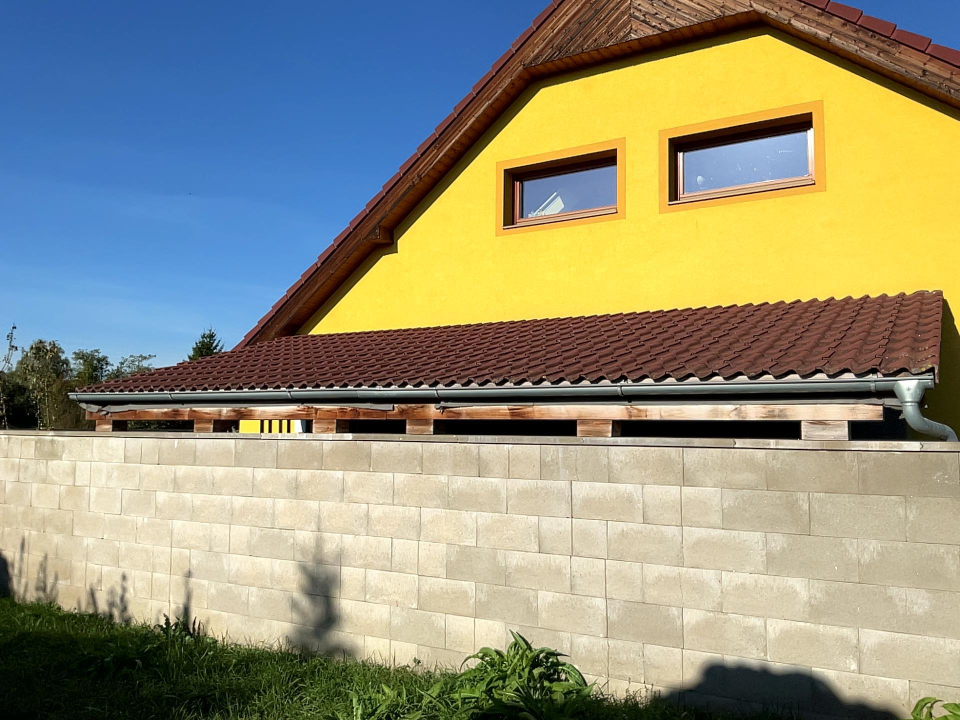
#> input picture demos/sky1.jpg, 1920 x 1440 px, found by its file name (shown at 1/2 size)
$ jupyter execute --allow-errors sky_detection.ipynb   (older library calls are emulated)
#> lines starting #> are read from the running program, lines starting #| are printed output that depends on the picture; after the words box and inside, x2 and y2 are one past the last pixel; in counts of white or black regions, pixels touching at a corner belong together
### demos/sky_filtering.py

import cv2
import numpy as np
from scipy import spatial


def make_mask(b, image):
    mask = np.zeros((image.shape[0], image.shape[1], 1), dtype=np.uint8)
    for xx, yy in enumerate(b):
        mask[yy:, xx] = 255

    return mask

def color_to_gradient(image):
    gray = cv2.cvtColor(image, cv2.COLOR_BGR2GRAY)
    return np.hypot(
        cv2.Sobel(gray, cv2.CV_64F, 1, 0),
        cv2.Sobel(gray, cv2.CV_64F, 0, 1)
    )

def energy(b_tmp, image):
    sky_mask = make_mask(b_tmp, image)

    ground = np.ma.array(
        image,
        mask=cv2.cvtColor(cv2.bitwise_not(sky_mask), cv2.COLOR_GRAY2BGR)
    ).compressed()
    sky = np.ma.array(
        image,
        mask=cv2.cvtColor(sky_mask, cv2.COLOR_GRAY2BGR)
    ).compressed()
    ground.shape = (ground.size//3, 3)
    sky.shape = (sky.size//3, 3)

    sigma_g, mu_g = cv2.calcCovarMatrix(
        ground,
        None,
        cv2.COVAR_NORMAL | cv2.COVAR_ROWS | cv2.COVAR_SCALE
    )
    sigma_s, mu_s = cv2.calcCovarMatrix(
        sky,
        None,
        cv2.COVAR_NORMAL | cv2.COVAR_ROWS | cv2.COVAR_SCALE
    )

    y = 2

    return 1 / (
        (y * np.linalg.det(sigma_s) + np.linalg.det(sigma_g)) +
        (y * np.linalg.det(np.linalg.eig(sigma_s)[1]) +
            np.linalg.det(np.linalg.eig(sigma_g)[1]))
    )

def calculate_border(grad, t):
    sky = np.full(grad.shape[1], grad.shape[0])

    for x in range(grad.shape[1]):
        border_pos = np.argmax(grad[:, x] > t)

        # argmax hax return 0 if nothing is > t
        if border_pos > 0:
            sky[x] = border_pos

    return sky

def calculate_border_optimal(image, thresh_min=5, thresh_max=600, search_step=5):
    grad = color_to_gradient(image)

    n = ((thresh_max - thresh_min) // search_step) + 1

    b_opt = None
    jn_max = 0

    for k in range(1, n + 1):
        t = thresh_min + ((thresh_max - thresh_min) // n - 1) * (k - 1)

        b_tmp = calculate_border(grad, t)
        jn = energy(b_tmp, image)

        if jn > jn_max:
            jn_max = jn
            b_opt = b_tmp

    return b_opt

def no_sky_region(bopt, thresh1, thresh2, thresh3):
    border_ave = np.average(bopt)
    asadsbp = np.average(np.absolute(np.diff(bopt)))

    return border_ave < thresh1 or (border_ave < thresh2 and asadsbp > thresh3)

def partial_sky_region(bopt, thresh4):
    return np.any(np.diff(bopt) > thresh4)


# [73 lines left out: function refine_sky, not called in this run]


def detect_sky(image):

    bopt = calculate_border_optimal(image)

    if no_sky_region(bopt, image.shape[0]/30, image.shape[0]/4, 5):
        return np.zeros((image.shape[0], image.shape[1], 1), dtype=np.uint8)

    if partial_sky_region(bopt, image.shape[1]/3):
        bnew = refine_sky(bopt, image)
    else:
        bnew = bopt

    return make_mask(bnew, image)


def get_sky_mask(image, factor=0.25, kernel=10):


    input_image = cv2.resize(image, (0, 0), fx=factor, fy=factor)
    mask = detect_sky(input_image)
    kernel = np.ones((kernel, kernel),np.uint8)
    dilated_mask = cv2.dilate(mask, kernel, iterations = 1)
    dilated_mask = cv2.resize(dilated_mask, (image.shape[1], image.shape[0]), interpolation=cv2.INTER_NEAREST)

    return dilated_mask

### demos/sky_detection.ipynb
A Python implementation of [Sky Region Detection in a Single Image for Autonomous Ground Robot Navigation (Shen and Wang, 2013)](https://journals.sagepub.com/doi/full/10.5772/56884)

[cell 1]
# ipython glue and helpers

import cv2
import numpy as np
from scipy import spatial


# [22 lines left out: functions make_mask, display_mask, not called in this run]


def display_cv2_image(image):
    return cv2.imencode('.png', image)[1].tostring()


ip = get_ipython()
png_f = ip.display_formatter.formatters['image/png']
png_f.for_type_by_name('numpy', 'ndarray', display_cv2_image);

# 2.0 Algorithm Details
## 2.1 Image Pre-processing and Gradient Image Calculation

> If the input image is a colour image, we convert it into a greyscale image.

> From the greyscale image, we calculate its corresponding gradient image with the Sobel operator. As is known, the Sobel operator contains two operators in the horizontal and vertical directions. We convolve the input greyscale image with these two operators and get two gradient images. Finally we calculate the gradient magnitude image by combining the two gradient images.

[cell 2]
# [6 lines left out: function color_to_gradient, not called in this run]

## 2.2 Preliminary Sky Region Detection
## 2.2.1 Definition of the Energy Function

> Inspired by the energy function proposed in *Ettinger S, Nechyba M, Ifju P, Waszak M (2002) Vision-Guided Flight Stability and Control for Micro Air Vehicles*:

### Equation 1
$$
J = \frac{1}{|\Sigma_s| + |\Sigma_g| + (\lambda^s_1 + \lambda^s_2 + \lambda^s_3)^2 + (\lambda^g_1 + \lambda^g_2 + \lambda^g_3)^2}
$$

> where $\Sigma_s$ and $\Sigma_g$ are the covariance matrices of the pixels that are described by RGB values in sky and ground regions, respectively. They are both 3×3 matrices, which are defined as follows:

### Equation 2
$$
\Sigma_s = \frac{1}{N_s} \sum_{(y,x) \in sky} \big(I^s(y, x) - \mu^s\big)\big(I^s(y, x)-\mu^s\big)^T
$$

### Equation 3
$$
\Sigma_g = \frac{1}{N_g} \sum_{(y,x) \in ground} \big(I^g(y, x) - \mu^g\big)\big(I^g(y, x)-\mu^g\big)^T
$$

> where $Ns$ and $Ng$ are the number of pixels in the sky and ground regions, respectively, while $\mu^s$ and $\mu^g$ are 3×1 column vectors that represent the average RGB values in the sky and ground regions, respectively.

> $\lambda^s_i$ and $\lambda^g_i$ $(i = \{1, 2, 3\})$ are Eigen values corresponding to the above two matrices and $|\cdot|$ denotes the determinant, that measures the variance or volume of the pixel distribution in each region.

> our modified energy function is as follows:

### Equation 6
$$
J_n = \frac{1}{\gamma\cdot|\Sigma_s|+|\Sigma_g|+\gamma\cdot|\lambda^s_1|+|\lambda^g_1|}
$$

> where $\gamma$ denotes our emphasis on the homogeneity in the sky region. In this paper, we choose $\gamma = 2$ experimentally. Since $|\lambda2|$ and $|\lambda3|$ are very small compared with the largest Eigen value $|\lambda1|$ of the matrix when the matrix is nearly singular, we omit the terms $\lambda2$ and $\lambda3$

[cell 3]
# [32 lines left out: function energy, not called in this run]

## 2.2.2 Energy Function Optimization

> Firstly, we define a sky border position function $b(x)$:

### Equation 7
$$
1 \leq b(x) \leq H (1 \leq x \leq W)
$$

> where $W$ and $H$ are the width and height of the image, respectively, and $b(x)$ determines the sky border position in the $x^{th}$ column. That is to say, the sky and ground regions can be calculated with the following equations :

### Equation 8
$$
sky = \{(x,y) \;|\; 1 \leq x \leq W , 1 \leq y \leq b(x)\}
$$

### Equation 9
$$
ground = \{(x,y) \;|\; 1 \leq x \leq W , b(x) < y \leq H\}
$$

> We use a parameter $t$, which is a threshold, to calculate the sky border position function $b(x)$

## Algorithm 1. Calculate sky border position function

### Input:
- threshold $t$
- gradient image grad.

### Output:
- sky border position function $b(x)$.

[cell 4]
# [11 lines left out: function calculate_border, not called in this run]

> For a given threshold $t$, we can get $b(x)$ according to algorithm 1.  Combining equations (8) and (9), the sky and ground segmentation result corresponding to $t$ can be calculated and $Jn(t)$ can be estimated without difficulty.

> it is difficult to optimize $Jn(t)$ globally with the traditional gradient-based method. Fortunately, our proposed energy function $Jn(t)$ only depends on a single parameter $t$, and it is feasible to optimize it by searching in a 1D parameter space.

> According to the definition of the Sobel operator, the maximum value in the gradient image is about 1,443 for a traditional 8-bit greyscale image. In theory, we have: $thresh\_min > 0$ and $thresh\_max = 1443$.

> But, we found that for a natural image it is unlikely that the intensity difference between the neighbouring pixels will reach 255. As a result, the maximum value of the gradient image should not be expected to reach 1,443.

> we can also see that if the threshold $t$ exceeds 600, $Jn(t)$ is nearly a constant.

> Considering the balance between search precision and computational complexity, we set the sampling step in the search space of $t$ as $search\_step = 5$, so that:

### Equation 10
$$
thresh\_min = 5, thresh\_max = 600
$$

### Equation 11
$$
n = \frac{thresh\_max-thresh\_min}{search\_step} + 1 = \frac{600-5}{5}+1 = 120
$$

## Algorithm 2. Energy function optimization algorithm.

### Input:
- Search space of $t \in [thresh\_min, thresh\_max]$
- number of sample points $n$ in the search space
- gradient image grad

### Output:
- The optimal sky border position function $b_{opt}(x)$

[cell 5]
# [19 lines left out: function calculate_border_optimal, not called in this run]

## 2.3 Sky Region Refinement and Post-processing
## 2.3.1 Detection of the Image without a Sky Region

> Sometimes, there is no sky region in an image. Unfortunately, the method proposed in the previous sections assumes that there are sky regions in the image and aims to detect them. As such, there will be some fake sky regions in those images with no sky region when applying the previously proposed method. In this section, we propose a method to overcome these drawbacks.

> we arrive at the conclusion that the fake sky regions in images without sky have the following properties:
- The sky border position function is near the upper border of the image. That is to say: the sky region only occupies a small portion of the image.
- The sky border appears in a “zigzag” shape. That is to say: the sky border position function jumps rapidly in a wide range.

>For the first case, we define the average of the sky border position function:

### Equation 12
$$
border\_ave = \frac{1}{W} \sum^W_{x=1} b(x)
$$

> If border_ave is less than a predefined threshold, this means
that the detected sky region only occupies a very small part
of the image. This image does not contain a sky region.

> For the second case, we define the average of the sum of
absolute differences of the sky border positions
(ASADSBP) as follows:

### Equation 13
$$
ASADSBP = \frac{1}{W-1} \sum^W_{x=2}|b(x)-b(x-1)|
$$

> A large ASADSBP means frequent changes in the sky border position function. Combining the above two cases, we can draw the conclusion that if the following equation is satisfied, there is no sky region in the image.

### Eqaution 14
$$
(border\_ave < thresh1) \vee (border\_ave < thresh2 \wedge ASADSBP > thresh3)
$$

> There are three threshold values: $thresh1$, $thresh2$ and $thresh3$. They are determined according to experiments.

> In this paper, we set them to be the following values:

### Equation 15

$$
thresh1 = H/30, thresh2 = H/4, thresh3 = 5
$$

[cell 6]
# [5 lines left out: function no_sky_region, not called in this run]

## 2.3.2 Detection and Refinement of the Image Columns without a Sky Region

> During the image capture process, sometimes the camera is slanted or there are tall objects in the scene; there might be some image columns which do not contain a sky region.

> As shown, there are fake sky regions detected in the middle of the image while directly applying the previous proposed algorithm. The reason is that our proposed algorithm implicitly assumes that there are sky region pixels in every column.

> In order to overcome this drawback, we have to first detect it. Observing that there is a sudden change of sky border positions, we define the absolute differences of sky border positions:

### Equation 16

$$
    diff\_abs(x) = |b(x+1) - b(x)|\quad(1 \leq x \leq W-1)
$$

> If the following equation is satisfied, we believe that there are image columns which do not contain a sky region:

### Equation 17
$$
diff\_abs(x) > thresh4\quad(\exists x \in[1, W-1])
$$

> We find that $thresh4 = H/3$ can produce a satisfactory result.

[cell 7]
def partial_sky_region(bopt, thresh4):
    return np.any(np.diff(bopt) > thresh4)

> As soon as we have detected the presence of a fake sky region in some image columns, we need to separate them from the true sky region. Since the fake sky region is actually an object on the ground, they are assumed to have a different appearance from any sky regions.

> We apply the K-means algorithm to separate the sky region into two clusters. Each pixel is described in a RGB colour space

> We can get mean vectors $\mu^{s1}$ and $\mu^{s2}$, and covariance matrices $\Sigma^{s1}$ and $\Sigma^{s2}$ of the two clusters.

> We also calculate the mean vector $\mu^g$ and the covariance matrix $\Sigma^g$ corresponding to the ground region.

> We calculate the Mahalanobis distances between $\mu^{s1}$ and $\mu^{g}$, $\mu^{s2}$ and $\mu^{g}$.

> We compare them and set the cluster with the larger distance as the sky region cluster. Its corresponding mean vector and covariance matrix are $\mu^{s\_true}$ and $\Sigma^{s\_true}$, respectively.

> In order to refine the sky border positions, we need to
recalculate $b(x)$

## Algorithm 3. Sky border position function recalculation algorithm.

### Input:
- $\mu^{s\_true}$
- $\Sigma^{s\_true}$
- $\mu^{g}$
- $\Sigma^g$
- original sky border position function $b(x)$
- original image $I$.

### Output:
- Recalculated sky border position function $b_{new}(x)$

[cell 8]
# [73 lines left out: function refine_sky, not called in this run]

[cell 9]
# [18 lines left out: function detect_sky, not called in this run]

# input_image = cv2.imread("fixtures/full_sky.png")
img = cv2.imread("/home/kafkaon1/Dev/data/COCO_0904/test_imgs/IMG_3713.jpeg")

#> (the rest of this cell did not finish here and is left out)

[cell 10]
import matplotlib.pyplot as plt
from sky_filtering import get_sky_mask
import cv2


img = cv2.imread("/home/kafkaon1/Dev/FVAPP/demos/sky1.jpg")
#> img is the input picture: shape (1440, 1920, 3); mean B, G, R 123.1, 145.8, 147.3
img = cv2.cvtColor(img, cv2.COLOR_BGR2RGB)
mask = get_sky_mask(img)
#> in get_sky_mask, `input_image = cv2.resize(image, (0, 0), fx=factor, fy=factor)`:
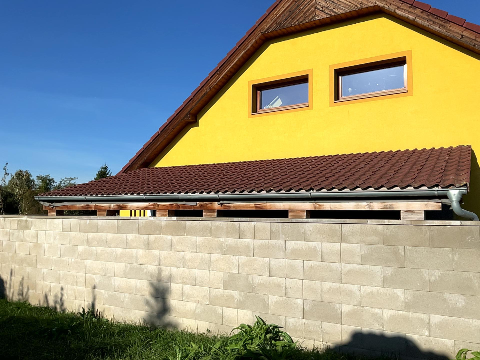
#> input_image: shape (360, 480, 3); mean R, G, B 147.4, 146, 123.2
#> in color_to_gradient, `gray = cv2.cvtColor(image, cv2.COLOR_BGR2GRAY)`:
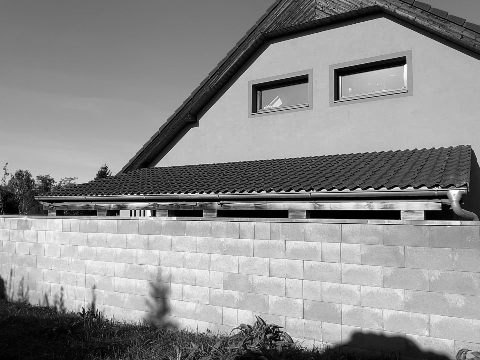
#> gray: shape (360, 480); min 0, max 255, mean 139.3
#> in color_to_gradient, `return np.hypot( cv2.Sobel(gray, cv2.CV_64F, 1, 0), cv2.Sobel(gray, cv..`:
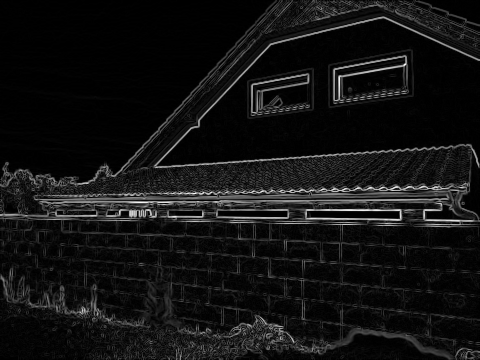
#> returned value: shape (360, 480) float64; min 0, max 996, mean 74.3; drawn with min black and max white
#> the loop in calculate_border_optimal, `for k in range(1, n + 1):` made 120 passes
#> (mu_g in energy, mu_s in energy, jn_max) on passes 1, 6, 7, 8, 9, 10, 11: ([[135.3, 140.8, 129.9]], [[171.5, 156.2, 109.8]], 5.88e-11), ([[159.4, 148.2, 109.8]], [[129.8, 142.7, 142.9]], 6.24e-11), ([[160, 148, 108.4]], [[129, 143, 144.7]], 6.56e-11), ([[161.4, 147.9, 106.3]], [[127.1, 143.2, 147.7]], 7.24e-11), ([[161.9, 147.8, 105.4]], [[126.6, 143.3, 148.8]], 7.54e-11), ([[162.3, 147.8, 104.9]], [[125.7, 143.2, 149.8]], 7.83e-11), ([[162.4, 147.9, 104.7]], [[125.2, 143.2, 150.5]], 8.02e-11)
#> pass 1, in energy, `sky_mask = make_mask(b_tmp, image)`:
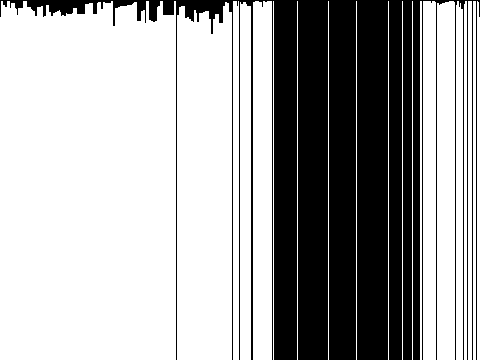
#> sky_mask: shape (360, 480, 1); 66.6% white; 1 black region, box (x1, y1, x2, y2) and area: (0, 0, 480, 360) 57719
#> pass 2, in energy (call 2), `sky_mask = make_mask(b_tmp, image)`:
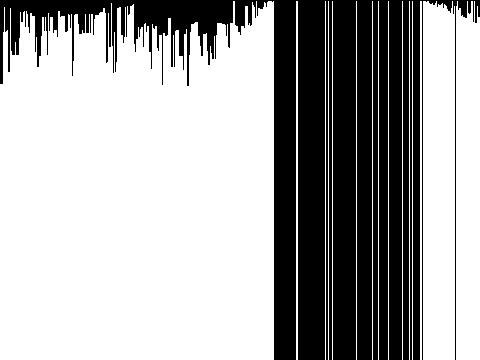
#> sky_mask: shape (360, 480, 1); 66.6% white; 1 black region, box (x1, y1, x2, y2) and area: (0, 0, 480, 360) 57679
#> pass 3, in energy (call 3), `sky_mask = make_mask(b_tmp, image)`:
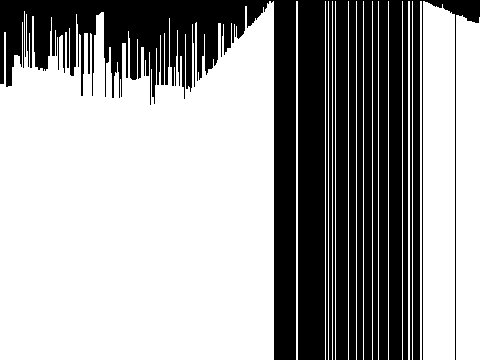
#> sky_mask: shape (360, 480, 1); 63.5% white; 1 black region, box (x1, y1, x2, y2) and area: (0, 0, 480, 360) 63086
#> after the loop in calculate_border_optimal, `for k in range(1, n + 1):`: b_opt = 480 values, max 215 at index 23, min 2 at index 376, mean 91.72; jn_max = 3.02e-10
#> in detect_sky, `bopt = calculate_border_optimal(image)`: bopt has the same summary as b_opt in calculate_border_optimal
#> in no_sky_region, `border_ave = np.average(bopt)`: border_ave = 91.72
#> in no_sky_region, `asadsbp = np.average(np.absolute(np.diff(bopt)))`: asadsbp = 3.65
#> in detect_sky, `bnew = bopt`: bnew has the same summary as b_opt in calculate_border_optimal
#> in detect_sky, `return make_mask(bnew, image)`:
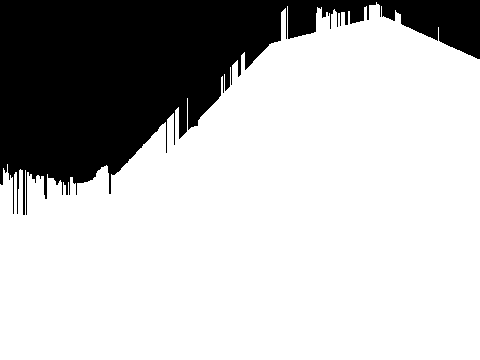
#> returned value: shape (360, 480, 1); 74.5% white; 1 black region, box (x1, y1, x2, y2) and area: (0, 0, 480, 215) 44027
#> in get_sky_mask, `dilated_mask = cv2.dilate(mask, kernel, iterations = 1)`:
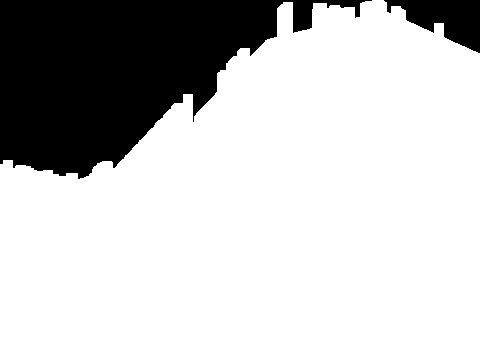
#> dilated_mask: shape (360, 480); 77.7% white; 2 black regions, box (x1, y1, x2, y2) and area: (0, 0, 372, 179) 35850, (384, 0, 480, 53) 2765
#> in get_sky_mask, `dilated_mask = cv2.resize(dilated_mask, (image.shape[1], image.shape[0..`:
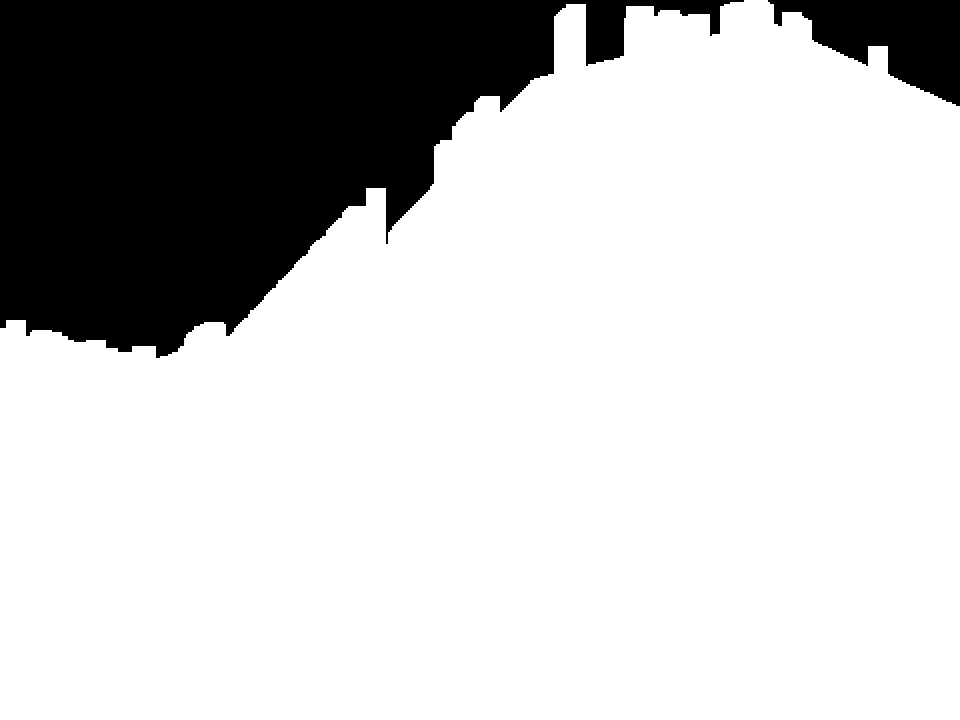
#> dilated_mask: shape (1440, 1920) (shown at 1/2 size); 77.7% white; 2 black regions, box (x1, y1, x2, y2) and area: (0, 0, 1488, 716) 573600, (1536, 0, 1920, 212) 44240

plt.imshow(img)
plt.imshow(mask, alpha=0.5)
